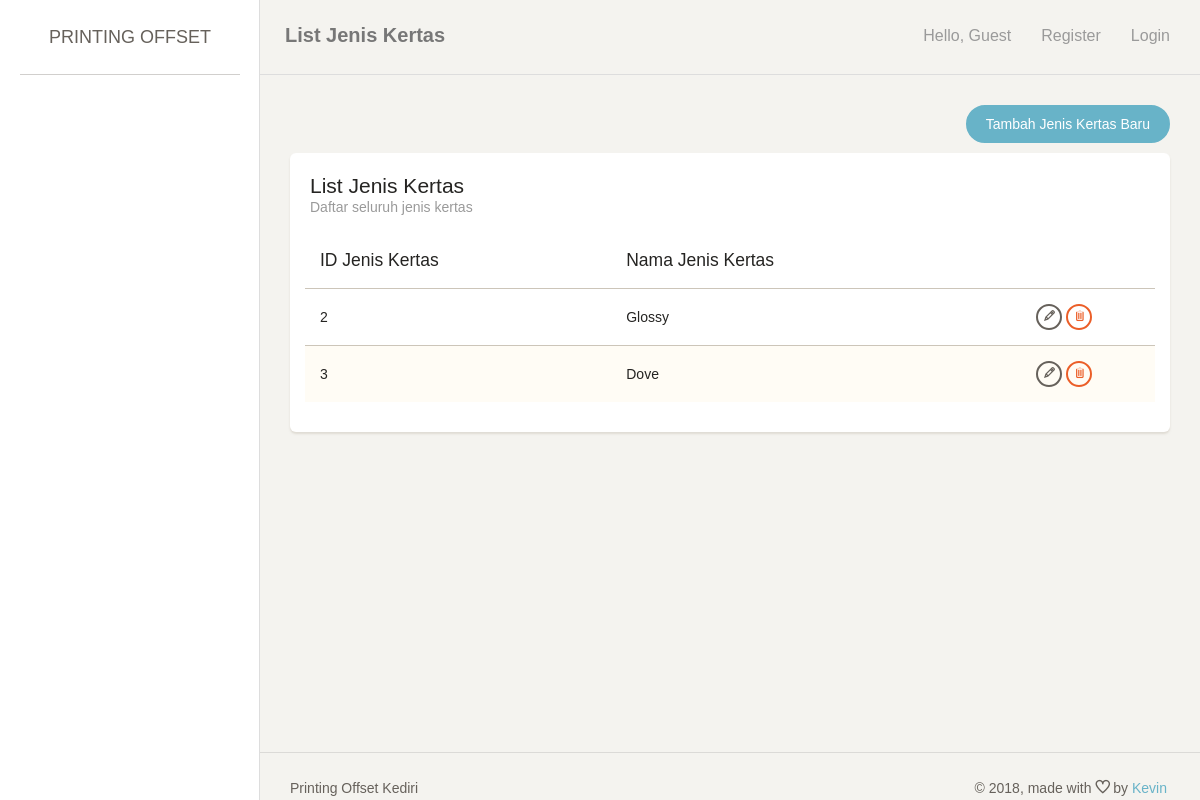
/index.php/jeniskertas, run on the app's committed database.
### tables this page shows
CREATE TABLE `jenis_kertas` (
  `id_jenis_kertas` int(11) NOT NULL,
  `namajenis_kertas` varchar(255) DEFAULT NULL
);

### application/controllers/JenisKertas.php (called while the page is built, shortened)
<?php
class JenisKertas extends CI_Controller {
	public function index() {
		$this->lst();
	}
	public function lst() {
		if ($_SESSION['printer']['user']['role'] == 0){
			$data['page_title'] = 'List Jenis Kertas';
			$data['page_note'] = 'Daftar seluruh jenis kertas';
			$data['row'] = $this->MJenisKertas->getAll();
			$this->load->view('header', $data);
			$this->load->view('jeniskertas_list', $data);
			$this->load->view('footer', $data);
		} else {
			redirect('login');
		}
	}
}

### index.php (called while the page is built, shortened)
<?php
require_once BASEPATH.'core/CodeIgniter.php';

### application/models/JenisKertas_model.php (called while the page is built, shortened)
<?php
class JenisKertas_model extends CI_Model {
	public function getAll() {
		$this->db->where('id_jenis_kertas <> 1');
		return $this->db->get('jenis_kertas')->result_array();
	}
}

### application/views/jeniskertas_list.php (the view, shortened to what this page needs)
<div class="content">
    <div class="container-fluid">
        <div class="row">
            <div class="col-md-12">
                <div align="right" style="margin-bottom: 10px;">
                    <a href="<?= site_url('jeniskertas/add'); ?>" class="btn btn-info btn-fill btn-wd" >Tambah Jenis Kertas Baru</a>
                </div>
                <div class="card">
                    <div class="header">
                        <h4 class="title"><?= $page_title; ?></h4>
                        <p class="category"><?= $page_note; ?></p>
                    </div>
                    <div class="content table-responsive">
                        <table id="myTable" class="table table-striped">
                            <thead><tr>
                                <th>ID Jenis Kertas</th>
                                <th>Nama Jenis Kertas</th>
                                <th></th>
                            </tr></thead>
                            <tbody>
                                <?php foreach ($row as $key => $value) {
                                    ?>
                                    <tr>
                                        <td><?= $value['id_jenis_kertas']; ?></td>
                                        <td><?= $value['namajenis_kertas']; ?></td>
                                        <td align="center">
                                            <a href="<?= site_url('jeniskertas/edit/'.$value['id_jenis_kertas']); ?>" class="btn btn-waning btn-xs"><span class="ti-pencil" title="Edit"></span></a>
                                            <a href="<?= site_url('jeniskertas/delete/'.$value['id_jenis_kertas']); ?>" class="btn btn-danger btn-xs"><span class="ti-trash" title="Delete"></span></a>
                                        </td>
                                    </tr>
                                    <?php
                                } ?>
                            </tbody>
                        </table>
                    </div>
                </div>
            </div>
        </div>
    </div>
</div>

### data on the page
jenis_kertas: id_jenis_kertas "2", namajenis_kertas "Glossy"
jenis_kertas: id_jenis_kertas "3", namajenis_kertas "Dove"

### other printed values
$page_title "List Jenis Kertas"
$page_note "Daftar seluruh jenis kertas"
